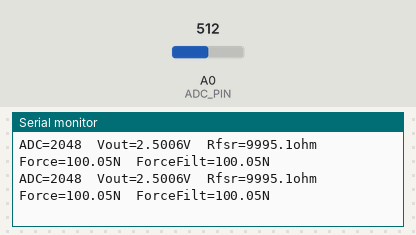
This sketch was run on a simulated Arduino Uno, built for the host (arithmetic inside an expression is 32-bit, double 64-bit). Shown: the last lines printed to the serial monitor. Inputs (shaded band) come from the test bench; at power-on: A0 (ADC_PIN) = 512 (analog values on the 0–1023 scale).

Above: at 1.2 s.
1.3 s: A0 (ADC_PIN) set to 716
At 2.2 s:
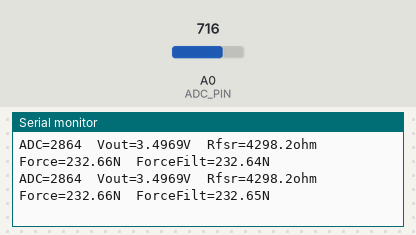
2.8 s: A0 (ADC_PIN) set to 900
At 3.6 s:
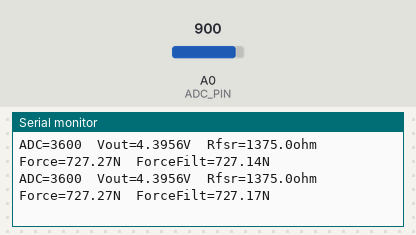
Timing chart, 0 to 5.8 s (numbered marks = the images above; inputs shaded):
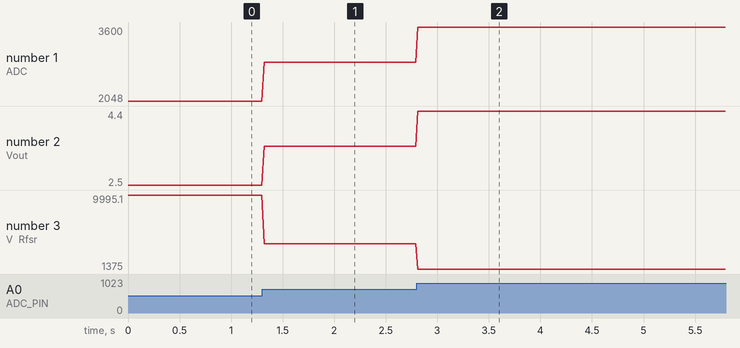

The sketch:

FSR_interpolation.ino
```cpp
/*
  FSR (Force Sensitive Resistor) -> Force (Newtons) conversion (12-bit ADC)

  Assumes a voltage divider:
    Vcc --- FSR ---+--- R_FIXED --- GND
                   |
                  ADC (A0)

  Then:
    Vout = Vcc * (R_FIXED / (R_FIXED + R_FSR))
    => R_FSR = R_FIXED * (Vcc / Vout - 1)

  Force model (typical for FSRs):  F(N) = A * (R_FSR ^ B)
  where A and B come from YOUR calibration.

  If your wiring is reversed (R_FIXED on top, FSR to GND), the formula changes.
*/

const int   ADC_PIN = A0;

// ---- Hardware parameters ----
const float VCC      = 5;       // volts (set to 5.0 if using 5V Arduino + AREF=Vcc)
const int   ADC_MAX  = 4095;      // 12-bit ADC range (0..4095). If your board is 10-bit, set to 1023.
const float R_FIXED  = 10000.0;   // ohms (your fixed resistor value, e.g. 10k)

// ---- Calibration parameters (REPLACE THESE) ----
// Power-law: F = A * R^B
// Typical B is negative (force increases -> resistance decreases).
const float A = 1.0e6;     // placeholder
const float B = -1.0;      // placeholder

// ---- Filtering (simple exponential smoothing) ----
const float ALPHA = 0.2;   // 0..1 (higher = less smoothing)
float forceFiltN = 0.0;

void setup() {
  Serial.begin(115200);

  // If your Arduino supports 12-bit reads, enable it (example: many SAMD, ESP32, etc.)
  // On some boards this does nothing; on others it sets the ADC resolution.
  analogReadResolution(12);
}

float adcToVoltage(int adc) {
  return (VCC * (float)adc) / (float)ADC_MAX;
}

float voltageToRfsr(float vout) {
  // Guard against divide-by-zero and saturations
  if (vout <= 0.001) return 1e9;            // ~open circuit
  if (vout >= VCC - 0.001) return 1.0;      // ~short

  // For wiring: Vcc--FSR--(ADC)--R_FIXED--GND
  return R_FIXED * (VCC / vout - 1.0);
}

float rfsrToForceN(float rfsr) {
  // Power-law model. Clamp to avoid NaNs.
  if (rfsr <= 0) return 0.0;

  float f = A * pow(rfsr, B);

  // Clamp any negative/insane values
  if (f < 0) f = 0;
  if (f > 5000) f = 5000; // safety clamp (~500 kgf)
  return f;
}

void loop() {
  int adc = analogRead(ADC_PIN);

  float vout = adcToVoltage(adc);
  float rfsr = voltageToRfsr(vout);
  float forceN = rfsrToForceN(rfsr);

  // simple smoothing
  forceFiltN = (ALPHA * forceN) + ((1.0 - ALPHA) * forceFiltN);

  Serial.print("ADC=");
  Serial.print(adc);
  Serial.print("  Vout=");
  Serial.print(vout, 4);
  Serial.print("V  Rfsr=");
  Serial.print(rfsr, 1);
  Serial.print("ohm  Force=");
  Serial.print(forceN, 2);
  Serial.print("N  ForceFilt=");
  Serial.print(forceFiltN, 2);
  Serial.println("N");

  delay(20); // ~50 Hz
}
```

Measured:
- after the input at 1.3 s, the serial monitor: prints a new line at once (image 1)
- plotted number 1: 2048 → 2864 after the input at 1.3 s
- plotted number 2: 2.5 → 3.5 after the input at 1.3 s
- plotted number 3: 9995.1 → 4298.2 after the input at 1.3 s
